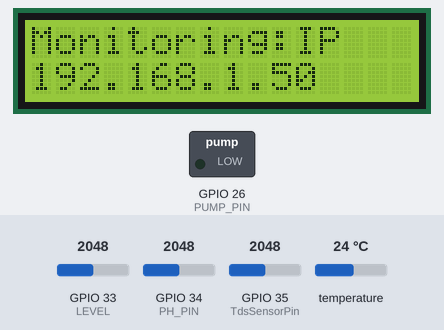
This sketch was run on a simulated ESP32. Shown: 16×2 character LCD, switched loads named in the sketch (green lamp = pin HIGH). Inputs (shaded band) come from the test bench; at power-on: GPIO 33 (LEVEL) = 2048, temperature 24 °C, GPIO 34 (PH_PIN) = 2048, GPIO 35 (TdsSensorPin) = 2048 (analog values on the 0–4095 scale). WiFi joins after 1.5 s; servers stay silent unless stated; what the sketch prints to the serial monitor is not drawn.

Above: at 6.0 s.
6.1 s: GPIO 33 (LEVEL) set to 1296
7.8 s: GPIO 33 (LEVEL) set to 1159
At 11.3 s:
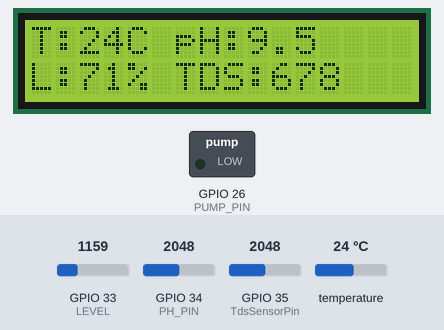
11.6 s: GPIO 33 (LEVEL) set to 2866
At 13.0 s:
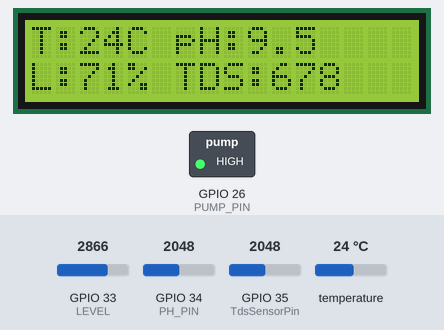
13.4 s: GPIO 33 (LEVEL) set to 1228
At 14.3 s:
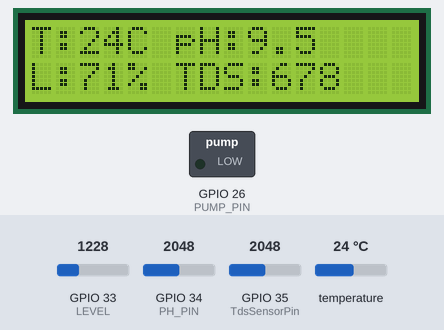
17.2 s: GPIO 33 (LEVEL) set to 3972
At 18.7 s:
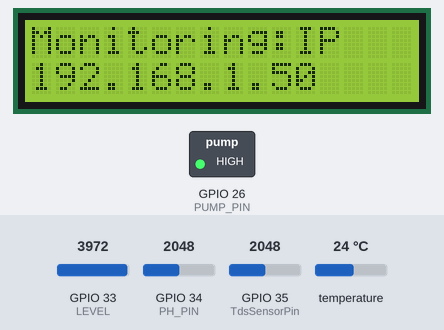
19.1 s: temperature set to 12 °C
At 22.9 s:
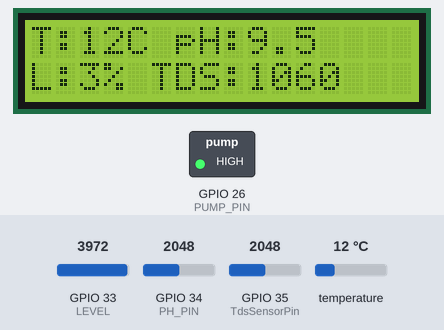
Timing chart, 0 to 23.9 s (numbered marks = the images above; inputs shaded):
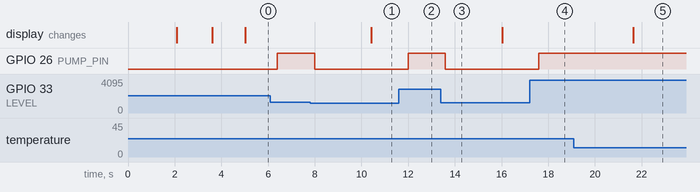

The sketch:

code.ino
```cpp
#include <WiFiManager.h>
#include <WebServer.h>
#include <Wire.h>
#include <LiquidCrystal_I2C.h>
#include <OneWire.h>
#include <DallasTemperature.h>

#define TdsSensorPin 35
#define ONE_WIRE_BUS 32
#define PH_PIN 34
#define LEVEL 33
#define PUMP_PIN 26
#define VREF 3.3
#define SCOUNT 30

int analogBuffer[SCOUNT];
int analogBufferTemp[SCOUNT];
int analogBufferIndex = 0;
int copyIndex = 0;
bool tdsBufferReady = false;

float averageVoltage = 0;
float tdsValue = 0;
float temperature = 25.0;
float pHValue = 7.0;
float levelPercent = 0.0;
float slope = -0.18;

OneWire oneWire(ONE_WIRE_BUS);
DallasTemperature sensors(&oneWire);

LiquidCrystal_I2C lcd(0x27, 16, 2);
unsigned long lastLcdToggle = 0;
bool showSensorData = true;

WebServer server(80);

int getMedianNum(int bArray[], int iFilterLen) {
  int bTab[iFilterLen];
  for (byte i = 0; i < iFilterLen; i++) bTab[i] = bArray[i];
  int i, j, bTemp;
  for (j = 0; j < iFilterLen - 1; j++) {
    for (i = 0; i < iFilterLen - j - 1; i++) {
      if (bTab[i] > bTab[i + 1]) {
        bTemp = bTab[i];
        bTab[i] = bTab[i + 1];
        bTab[i + 1] = bTemp;
      }
    }
  }
  if ((iFilterLen & 1) > 0) {
    bTemp = bTab[(iFilterLen - 1) / 2];
  } else {
    bTemp = (bTab[iFilterLen / 2] + bTab[iFilterLen / 2 - 1]) / 2;
  }
  return bTemp;
}

void handleStatus() {
  String json = "{";
  json += "\"temperature\":" + String(temperature, 2) + ",";
  json += "\"ph\":" + String(pHValue, 2) + ",";
  json += "\"water_level\":" + String(levelPercent, 2) + ",";
  json += "\"tds\":" + String(tdsValue, 2) + ",";
  json += "\"pump\":" + String(digitalRead(PUMP_PIN));
  json += "}";
  server.send(200, "application/json", json);
}

void setup() {
  Serial.begin(115200);
  delay(2000);

  pinMode(TdsSensorPin, INPUT);
  pinMode(PH_PIN, INPUT);
  pinMode(LEVEL, INPUT);
  pinMode(PUMP_PIN, OUTPUT);
  digitalWrite(PUMP_PIN, LOW);

  sensors.begin();
  analogReadResolution(12);
  analogSetAttenuation(ADC_11db);

  lcd.init();
  lcd.backlight();
  lcd.setCursor(0, 0);
  lcd.print("Connecting WiFi...");

  WiFi.mode(WIFI_STA);
  WiFiManager wm;
  wm.setConfigPortalTimeout(180);
  if (!wm.autoConnect("Greenhouse_Setup")) {
    Serial.println("❌ WiFi failed. Restarting...");
    ESP.restart();
  }

  Serial.print("✅ Connected! IP: ");
  Serial.println(WiFi.localIP());

  lcd.clear();
  lcd.setCursor(0, 0);
  lcd.print("IP:");
  lcd.setCursor(0, 1);
  lcd.print(WiFi.localIP());

  server.on("/status", handleStatus);
  server.begin();

  Serial.println("Filling TDS buffer...");
  for (int i = 0; i < SCOUNT; i++) {
    analogBuffer[i] = analogRead(TdsSensorPin);
    delay(40);
  }
  tdsBufferReady = true;
  Serial.println("TDS buffer ready.");
}

void loop() {
  server.handleClient();

  static unsigned long analogSampleTimepoint = millis();
  if (millis() - analogSampleTimepoint > 40U) {
    analogSampleTimepoint = millis();
    analogBuffer[analogBufferIndex] = analogRead(TdsSensorPin);
    analogBufferIndex++;
    if (analogBufferIndex == SCOUNT) {
      analogBufferIndex = 0;
      tdsBufferReady = true;
    }
  }

  static unsigned long printTimepoint = millis();
  if (millis() - printTimepoint > 800U) {
    printTimepoint = millis();

    sensors.requestTemperatures();
    temperature = sensors.getTempCByIndex(0);

    int rawPH = analogRead(PH_PIN);
    float voltagePH = rawPH * (VREF / 4095.0);
    pHValue = 7 + ((voltagePH - 2.1) / slope);

    int levelRaw = analogRead(LEVEL);
    levelPercent = map(levelRaw, 4095, 0, 0, 100);

    if (tdsBufferReady) {
      for (copyIndex = 0; copyIndex < SCOUNT; copyIndex++) {
        analogBufferTemp[copyIndex] = analogBuffer[copyIndex];
      }

      int rawMedian = getMedianNum(analogBufferTemp, SCOUNT);
      averageVoltage = rawMedian * VREF / 4095.0;
      float compensationCoefficient = 1.0 + 0.02 * (temperature - 25.0);
      float compensationVoltage = averageVoltage / compensationCoefficient;

      tdsValue = (133.42 * pow(compensationVoltage, 3)
                - 255.86 * pow(compensationVoltage, 2)
                + 857.39 * compensationVoltage) * 0.5;

      Serial.printf("TDS: %.0f ppm | Raw ADC: %d | Voltage: %.3f V\n", tdsValue, rawMedian, averageVoltage);
    }

    if (levelPercent < 70 ) {
      digitalWrite(PUMP_PIN, HIGH);
      Serial.println("Pump ON");
    } else {
      digitalWrite(PUMP_PIN, LOW);
      Serial.println("Pump OFF");
    }

    Serial.printf("Temp: %.2f°C | pH: %.2f | Level: %.0f%%\n", temperature, pHValue, levelPercent);
  }

  if (millis() - lastLcdToggle > 5000) {
    lastLcdToggle = millis();
    showSensorData = !showSensorData;
    lcd.clear();
    if (showSensorData) {
      lcd.setCursor(0, 0);
      lcd.print("T:");
      lcd.print(temperature, 0);
      lcd.print("C pH:");
      lcd.print(pHValue, 1);
      lcd.setCursor(0, 1);
      lcd.print("L:");
      lcd.print(levelPercent, 0);
      lcd.print("% TDS:");
      lcd.print(tdsValue, 0);
    } else {
      lcd.setCursor(0, 0);
      lcd.print("Monitoring:IP");
      lcd.setCursor(0, 1);
      lcd.print(WiFi.localIP());
    }
  }
}
```

Measured:
- the behaviour switches between 1229 and 1228 on GPIO 33 (LEVEL) (found by bisection; images 0 and 1)
- after the input at 7.8 s, GPIO 26 (PUMP_PIN): HIGH → LOW after 0.19 s; the display: changes after 2.6 s (image 1)
- after the input at 11.6 s, GPIO 26 (PUMP_PIN): LOW → HIGH after 0.40 s
- after the input at 13.4 s, GPIO 26 (PUMP_PIN): HIGH → LOW after 0.20 s
- after the input at 17.2 s, GPIO 26 (PUMP_PIN): LOW → HIGH after 0.40 s
- after the input at 19.1 s, the display: changes after 2.5 s (image 5)
